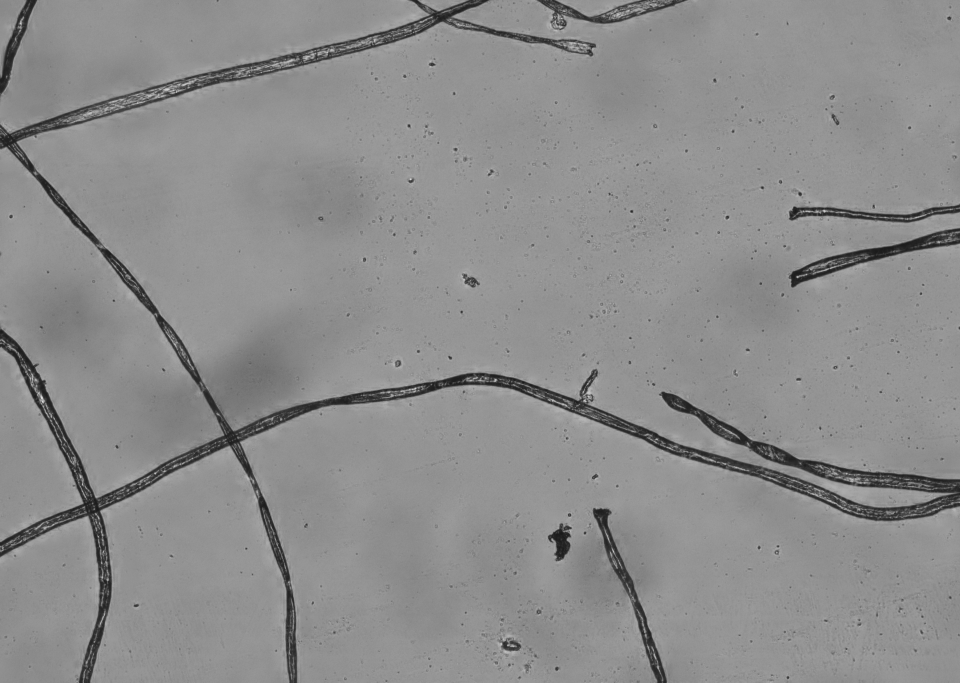
#> input picture images/sample.jpg, 2880 x 2048 px (shown at 1/3 size)
$ python main.py
#> lines starting #> are read from the running program, lines starting #| are printed output that depends on the picture; after the words box and inside, x2 and y2 are one past the last pixel; in counts of white or black regions, pixels touching at a corner belong together
import cv2
import numpy as np
import os
from skimage.morphology import skeletonize
from skimage.util import invert
from scipy import ndimage
from skimage.measure import label

def process_fiber_image(image_path, output_dir='./results'):
    # Create output directory if it doesn't exist
#> called with image_path = './images/sample.jpg', output_dir = './results'
    if not os.path.exists(output_dir):
        os.makedirs(output_dir)

    # Read image
    img = cv2.imread(image_path)
#> img is the input picture: shape (2048, 2880, 3); min 22, max 238, mean 141
    if img is None:
        raise ValueError(f"Could not read image from {image_path}")

    # Convert to grayscale if it's not already
    if len(img.shape) == 3:
        gray = cv2.cvtColor(img, cv2.COLOR_BGR2GRAY)
    else:
        gray = img.copy()

    # Step 1: Segment foreground (black parts)
    # Assuming black is foreground (fibers) and gray is background
    # Threshold to get binary image
    _, binary = cv2.threshold(gray, 100, 255, cv2.THRESH_BINARY_INV)
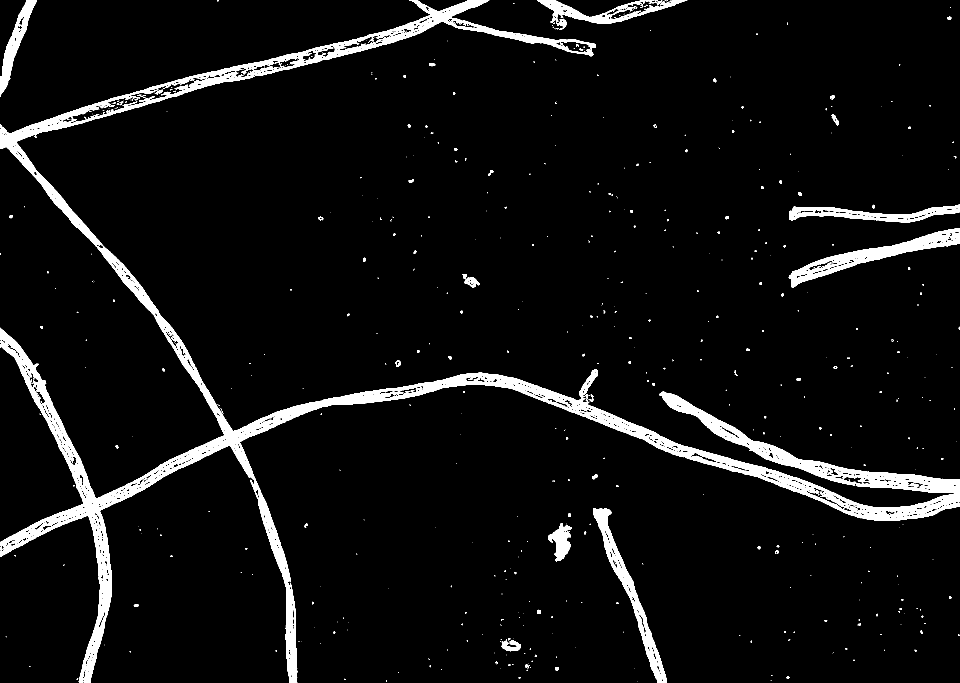
#> binary: shape (2048, 2880) (shown at 1/3 size); 5.6% white; 624 white regions (477 under 20 px), largest, box (x1, y1, x2, y2) and area: (0, 0, 2880, 2048) 253401, (2366, 684, 2880, 862) 18617, (1779, 1524, 2001, 2048) 15478

    # Save initial segmented image
    cv2.imwrite(os.path.join(output_dir, 'segmented_initial.png'), binary)

    # Step 1.5: Fill in hollow fibers and remove small gaps/dots
    # First, apply morphological closing to close small gaps
    kernel_size = 5  # Adjust based on the size of gaps
    kernel = np.ones((kernel_size, kernel_size), np.uint8)
    binary_closed = cv2.morphologyEx(binary, cv2.MORPH_CLOSE, kernel)
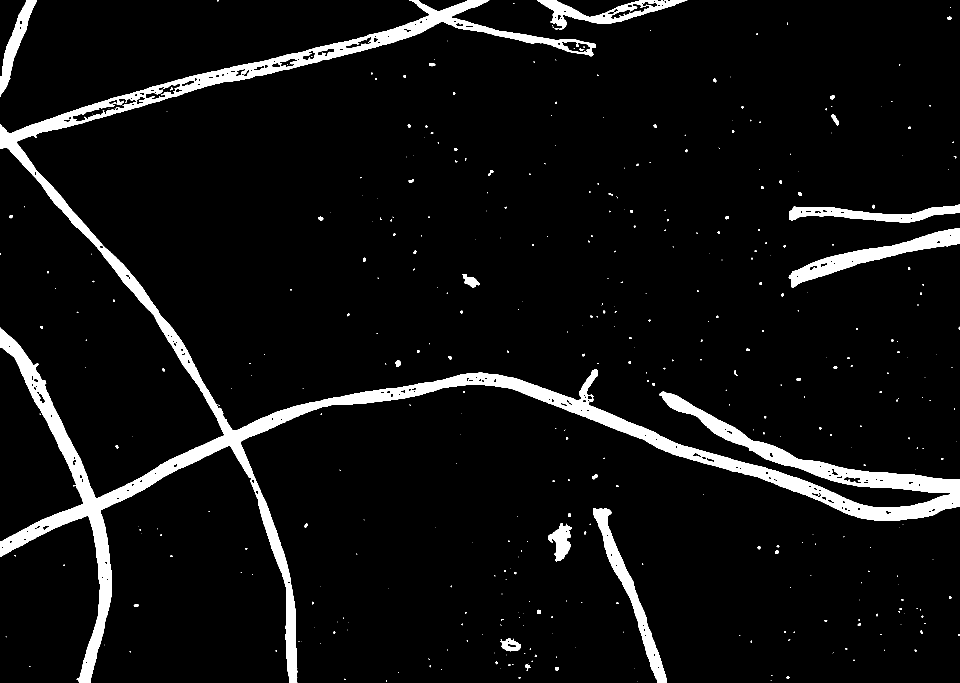
#> binary_closed: shape (2048, 2880) (shown at 1/3 size); 6.3% white; 427 white regions (298 under 20 px)

    # Find contours and fill them to handle larger hollow areas
    contours, _ = cv2.findContours(binary_closed, cv2.RETR_EXTERNAL, cv2.CHAIN_APPROX_SIMPLE)
#> contours = 412 contours, 318 with area under 20; largest, box (x1, y1, x2, y2) and area: (0, 0, 2880, 2048) 300206, (2366, 684, 2880, 862) 20549, (1779, 1524, 2001, 2048) 16748, (1611, 0, 2062, 90) 13448, (2367, 612, 2880, 668) 11809
    filled_binary = np.zeros_like(binary)
    cv2.drawContours(filled_binary, contours, -1, 255, -1)  # -1 means fill the contours
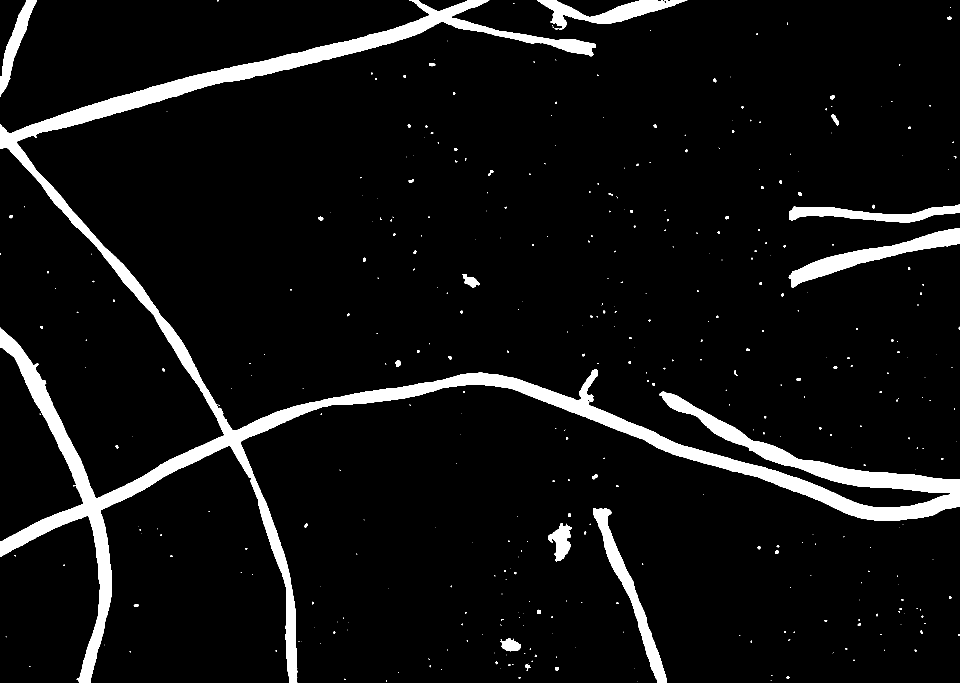
#> filled_binary: shape (2048, 2880) (shown at 1/3 size); 6.7% white; 412 white regions (286 under 20 px), largest, box (x1, y1, x2, y2) and area: (0, 0, 2880, 2048) 308864, (2366, 684, 2880, 862) 21103, (1779, 1524, 2001, 2048) 17314

    # Apply additional morphological operations to clean up the filled image
    filled_binary = cv2.morphologyEx(filled_binary, cv2.MORPH_OPEN, np.ones((3, 3), np.uint8))
#> filled_binary: shape (2048, 2880); 6.7% white; 182 white regions (72 under 20 px), largest, box (x1, y1, x2, y2) and area: (0, 0, 2880, 2048) 308806, (2367, 685, 2880, 862) 21100, (1779, 1524, 2001, 2048) 17313

    # Save filled binary image
    cv2.imwrite(os.path.join(output_dir, 'segmented_filled.png'), filled_binary)

    # Step 1.6: Denoise by removing small objects (area < 300 pixels)
    # Perform connected component analysis
    num_labels, labels, stats, centroids = cv2.connectedComponentsWithStats(filled_binary, connectivity=8)
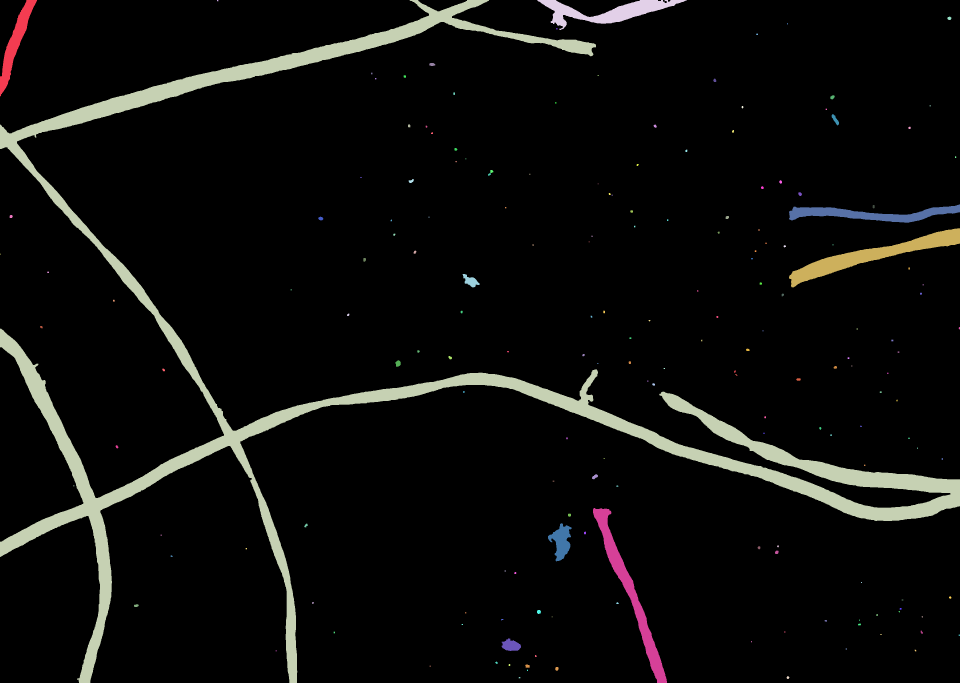
#> labels: shape (2048, 2880) int32 (shown at 1/3 size); 183 distinct labels, from 0 to 182; one colour per label, 0 black
#> num_labels = 183; stats = 183 rows, first 6: [0, 0, 2880, 2048, 5502974], [0, 0, 111, 289, 8568], [651, 0, 4, 4, 15], [0, 0, 2880, 2048, 308806], [1612, 0, 448, 90, 13984], [2842, 50, 12, 10, 94]; centroids = 183 pairs, first value 0.5 to 2877.8, second value 1.4 to 2032.6

    # Create an output image to store the denoised result
    denoised_binary = np.zeros_like(filled_binary)

    # Process each component (skipping label 0, which is the background)
    for label_id in range(1, num_labels):
        # Get the area of the component
        area = stats[label_id, cv2.CC_STAT_AREA]

        # If the area is greater than or equal to threshold, keep it
        if area >= 900:
            denoised_binary[labels == label_id] = 255
#> this loop made 182 passes
#> area on passes 1, 3, 4: 8568, 308806, 13984
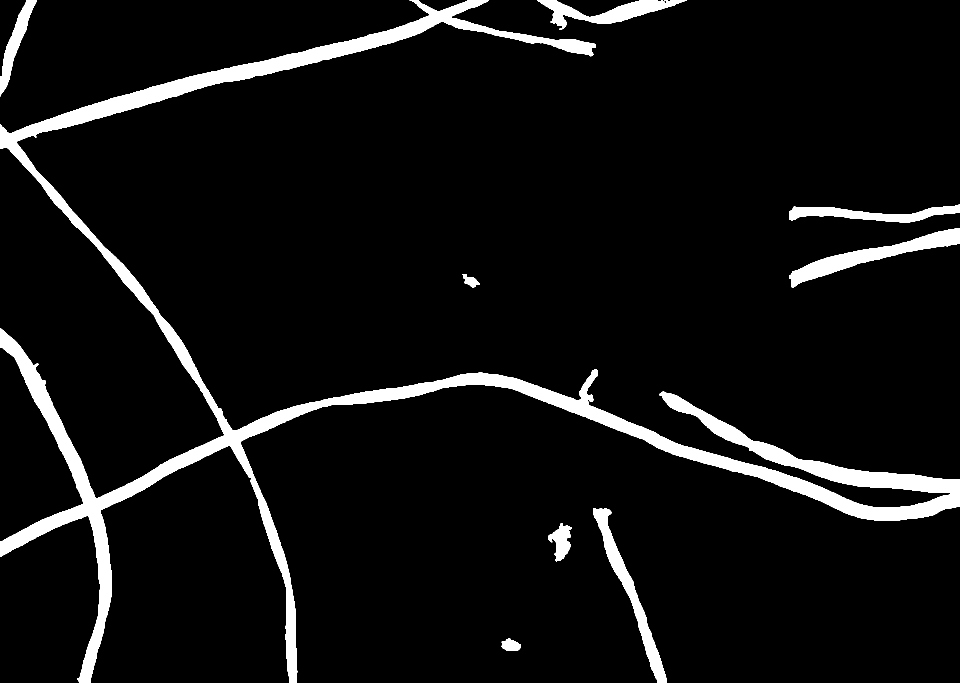
#> denoised_binary: shape (2048, 2880) (shown at 1/3 size); 6.6% white; 9 white regions, largest, box (x1, y1, x2, y2) and area: (0, 0, 2880, 2048) 308806, (2367, 685, 2880, 862) 21100, (1779, 1524, 2001, 2048) 17313

    # Save denoised binary image
    cv2.imwrite(os.path.join(output_dir, 'segmented_denoised.png'), denoised_binary)

    # Step 2: Skeletonize the denoised binary image
    # Convert to format expected by skimage
    binary_for_skeleton = denoised_binary > 0

    # Perform skeletonization
    skeleton = skeletonize(binary_for_skeleton)
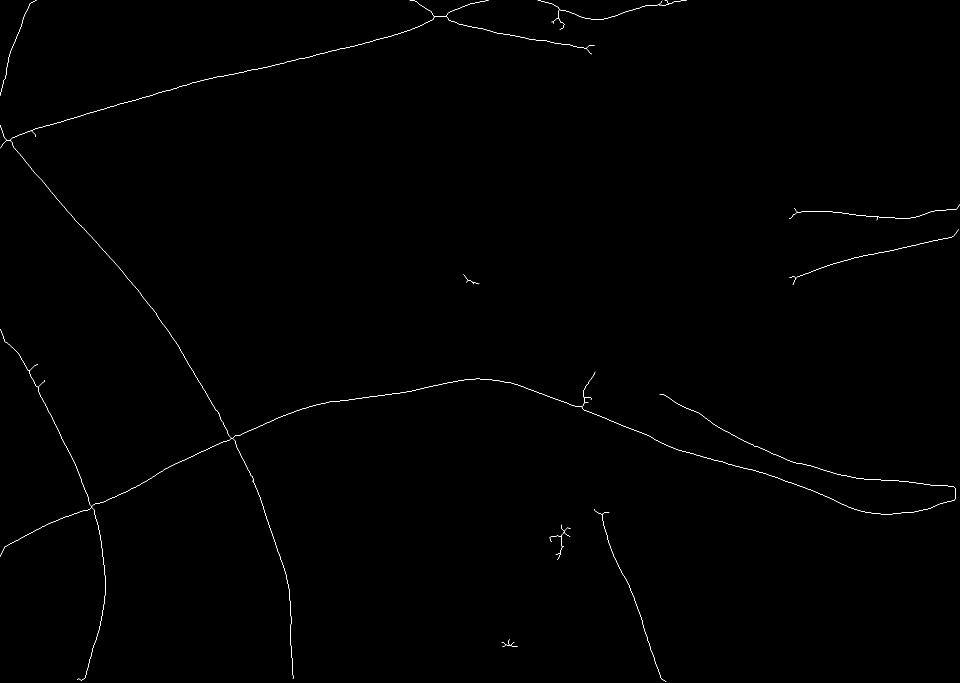
#> skeleton: shape (2048, 2880) bool (shown at 1/3 size); 0.2% white in thin lines or dots

    # Convert back to uint8 for OpenCV
    skeleton_img = np.uint8(skeleton) * 255
#> skeleton_img: shape (2048, 2880); 0.2% white in thin lines or dots

    # Save skeleton image
    cv2.imwrite(os.path.join(output_dir, 'skeleton.png'), skeleton_img)

    # Step 3: Find junction points
    # Convolve with a filter to detect junctions
    kernel = np.ones((3, 3), dtype=np.uint8)
    kernel[1, 1] = 0  # Remove the center

    # Count neighbors for each pixel
    neighbors = ndimage.convolve(skeleton.astype(np.uint8), kernel, mode='constant', cval=0)

    # Junction points have more than 2 neighbors
    junctions = np.logical_and(skeleton, neighbors > 2)
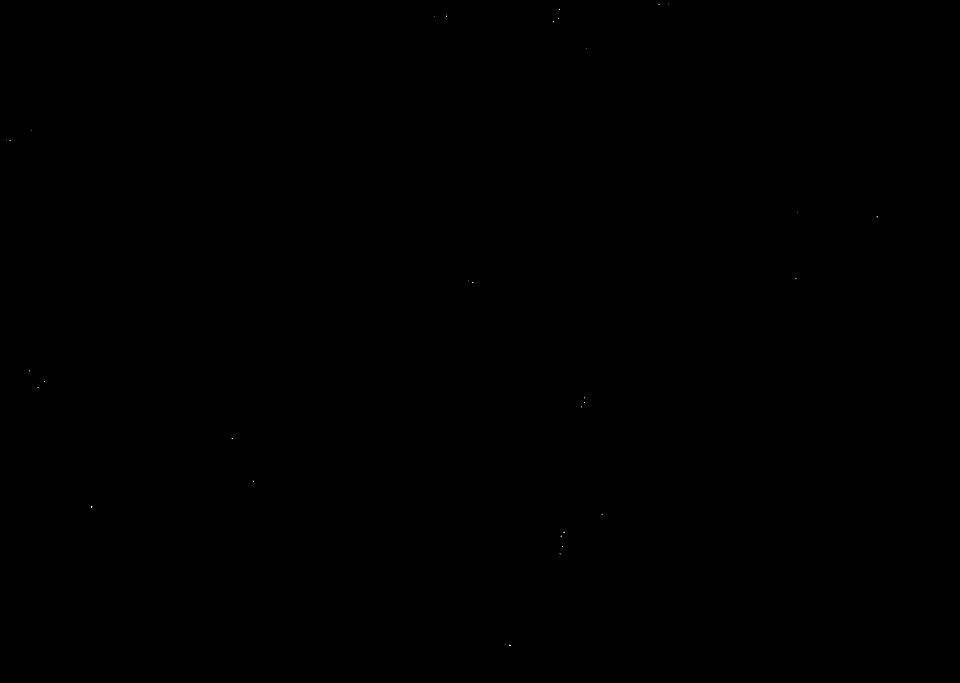
#> junctions: shape (2048, 2880) bool (shown at 1/3 size); 0% white in thin lines or dots, all inside (x1, y1, x2, y2) = (20, 11, 2633, 1937)
    junction_coords = np.where(junctions)
#> junction_coords = 99 positions, rows 11 to 1936, columns 20 to 2632

    # Mark junctions on original image
    result_img = img.copy()
    if len(result_img.shape) == 2:
        # Convert to color for marking junctions
        result_img = cv2.cvtColor(result_img, cv2.COLOR_GRAY2BGR)

    # Draw red circles at junction points
    for y, x in zip(junction_coords[0], junction_coords[1]):
        cv2.circle(result_img, (x, y), 5, (0, 0, 255), -1)  # Red circle with radius 5
#> this loop made 99 passes
#> (y, x) on passes 1 to 12: (11, 2006), (13, 1977), (14, 1976), (14, 1977), (28, 1678), (29, 1678), (29, 1679), (47, 1339), (48, 1338), (48, 1339), (49, 1339), (50, 1303)

    # Save result with marked junctions
    cv2.imwrite(os.path.join(output_dir, 'marked_junctions.png'), result_img)

    # Step 4: Treat skeleton as a graph and identify individual fiber segments
    # Create a copy of the skeleton
    fiber_segments = skeleton.copy().astype(np.uint8)

    # Remove junction points to disconnect fiber segments
    for y, x in zip(junction_coords[0], junction_coords[1]):
        fiber_segments[y, x] = 0
#> fiber_segments: shape (2048, 2880); values 0 (black) and 1 (white), 0.2% white in thin lines or dots

    # Label the disconnected segments
    labeled_segments = label(fiber_segments)
#> labeled_segments: shape (2048, 2880) int64; 81 distinct labels, from 0 to 80
    num_segments = np.max(labeled_segments)
#> num_segments = 80

    # Create image with labeled fibers
    labeled_img = img.copy()
    if len(labeled_img.shape) == 2:
        labeled_img = cv2.cvtColor(labeled_img, cv2.COLOR_GRAY2BGR)

    # Find the center point of each segment for label placement
    for segment_id in range(1, num_segments + 1):
        # Get coordinates of points in this segment
        segment_points = np.where(labeled_segments == segment_id)

        if len(segment_points[0]) > 0:
            # Calculate center point of the segment
            center_y = int(np.mean(segment_points[0]))
            center_x = int(np.mean(segment_points[1]))

            # Draw ID on the image with larger font size (increased scale from 0.7 to 1.2)
            cv2.putText(labeled_img, str(segment_id), (center_x, center_y),
                        cv2.FONT_HERSHEY_SIMPLEX, 1.2, (0, 0, 255), 2, cv2.LINE_AA)
#> this loop made 80 passes
#> (segment_points, center_y, center_x) on passes 1 to 10: (296 positions, rows 0 to 286, columns 1 to 109, 138, 43), (80 positions, rows 0 to 49, columns 1229 to 1302, 19, 1267), (129 positions, rows 0 to 46, columns 1340 to 1465, 17, 1401), (68 positions, rows 0 to 27, columns 1613 to 1677, 10, 1646), (54 positions, rows 0 to 11, columns 2007 to 2059, 4, 2032), (16 positions, rows 1 to 10, columns 1994 to 2005, 3, 1999), (11 positions, rows 2 to 12, columns 1978 to 1986, 7, 1982), (29 positions, rows 12 to 16, columns 1978 to 2005, 14, 1991), (296 positions, rows 14 to 58, columns 1680 to 1975, 38, 1827), (23 positions, rows 30 to 52, columns 1675 to 1677, 41, 1675)
#> (center_y, center_x) on passes 23, 36, 45, 58, 61, 62: (420, 24), (844, 1400), (1144, 134), (1520, 275), (1536, 1792), (1537, 1817)

    # Save result with labeled fibers
    cv2.imwrite(os.path.join(output_dir, 'labeled_fibers.png'), labeled_img)

    return {
        'original': img,
        'segmented_initial': binary,
        'segmented_filled': filled_binary,
        'segmented_denoised': denoised_binary,
        'skeleton': skeleton_img,
        'labeled_fibers': labeled_img,
        'result': result_img
    }

# Example usage
if __name__ == "__main__":
    # Replace with the path to your image
    image_path = "./images/sample.jpg"
    results = process_fiber_image(image_path)
#> results = 7 items
    print(f"Results saved to ./results folder")
